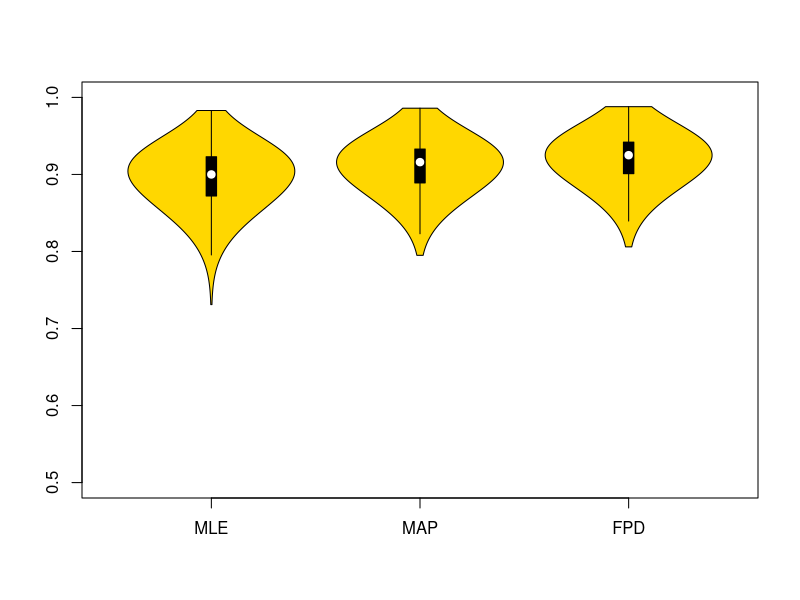
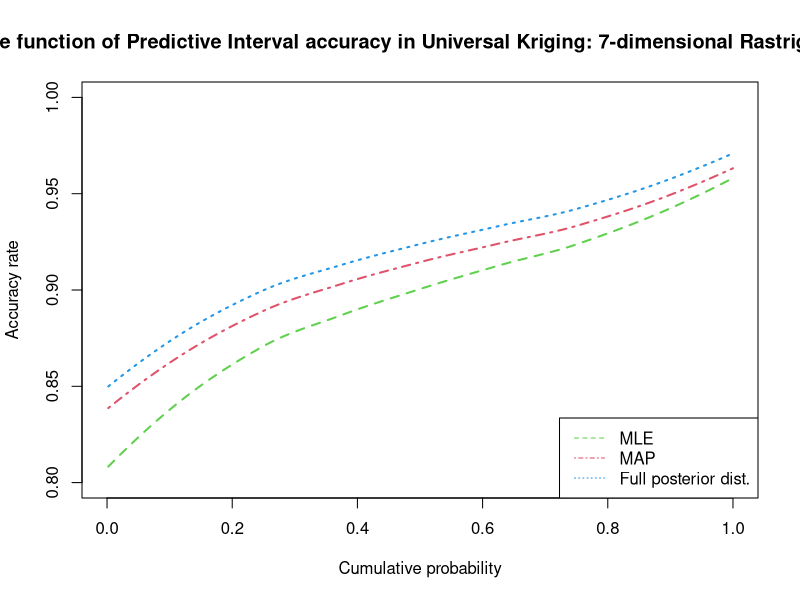

Here is the R script that generated these plots, in order:
NOM_MLE <- "MLE"
NOM_MAP <- "MAP"
NOM_BAYESIEN <- "Full posterior dist."
NOM_BARYESIEN_APPROX <- NULL
TITRE_GRAPHE <- paste("Quantile function of Predictive Interval accuracy in Universal Kriging: 7-dimensional Rastrigin function")
LEGENDE_ABSCISSES <- "Cumulative probability"
LEGENDE_ORDONNEES <- "Accuracy rate"

Frequences_appartient_intervalle_pari <- read.table("matrice_frequences_appartient_intervalle_pari.txt", as.is = TRUE)
    

Frequences_appartient_intervalle_pari_MLE <- sort(Frequences_appartient_intervalle_pari[,1],decreasing=FALSE)
Frequences_appartient_intervalle_pari_MAP <- sort(Frequences_appartient_intervalle_pari[,2],decreasing=FALSE)
Frequences_appartient_intervalle_pari_BAYES <- sort(Frequences_appartient_intervalle_pari[,3],decreasing=FALSE)

print(c(mean(Frequences_appartient_intervalle_pari_MLE),mean(Frequences_appartient_intervalle_pari_MAP), mean(Frequences_appartient_intervalle_pari_BAYES)))

##Creation du plot : fonction de répartition du taux d'appartenance (pour une réalisation donnée du processus) à l'intervalle de pari pour chaque méthode

library(vioplot)
vioplot(Frequences_appartient_intervalle_pari_MLE, Frequences_appartient_intervalle_pari_MAP,Frequences_appartient_intervalle_pari_BAYES,  names=c("MLE", "MAP", "FPD"),col="gold", h=0.03, ylim=c(0.5,1))

dev.copy(pdf,"Violon_appartient_intervalle_pari.pdf")
dev.off()
 
plot(x=c(0,1),y=c(0.8,1), type="n", main=TITRE_GRAPHE, xlab=LEGENDE_ABSCISSES, ylab=LEGENDE_ORDONNEES)
abscisses <- 1/nrow(Frequences_appartient_intervalle_pari) * 1:nrow(Frequences_appartient_intervalle_pari)
#smooth <- loess( Frequences_appartient_intervalle_pari_VRAI ~ abscisses)
    lines(abscisses, predict(loess(Frequences_appartient_intervalle_pari_MLE ~ abscisses)) ,col=3, lwd=2, lty=2)
    lines(abscisses, predict(loess(Frequences_appartient_intervalle_pari_MAP ~ abscisses)) ,col=2, lwd=2, lty=4)
    lines(abscisses, predict(loess(Frequences_appartient_intervalle_pari_BAYES ~ abscisses)), col=4, lwd=2, lty=3)
    #lines(abscisses, Frequences_appartient_intervalle_pari_BAYES_APPROX, col=4, lty=3, lwd=1)
legende <- c(NOM_MLE,NOM_MAP,NOM_BAYESIEN)
lwd <- c(2,2,2)
lty <- c(2,4,3)
col <- c(3,2,4)
legend("bottomright", legende, lty=lty, col=col)
dev.copy(pdf,"Quantile_appartient_intervalle_pari.pdf")
dev.off()
